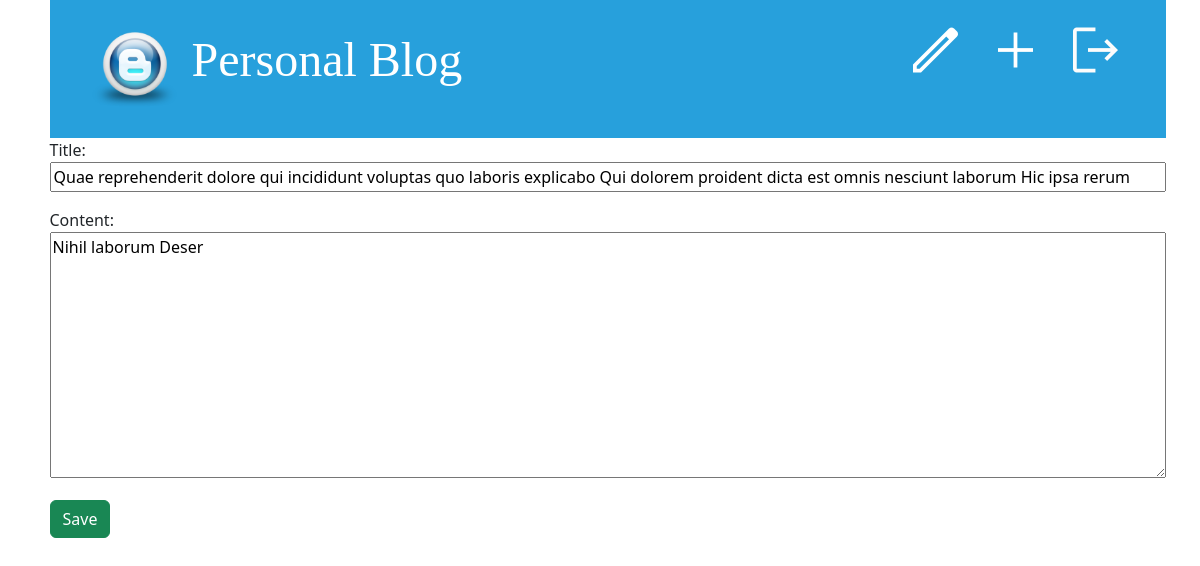
Page /post-update/9/ (signed in) on the committed database.
### blog_app/models.py (models this page shows, shortened)
class Post(models.Model):
    title = models.CharField(max_length=256)
    content = models.TextField()
    author = models.ForeignKey("auth.User", on_delete=models.CASCADE)
    created_at = models.DateTimeField(auto_now_add=True)
    updated_at = models.DateTimeField(auto_now=True)
    published_at = models.DateTimeField(null=True, blank=True)

### blog_app/views.py (the view, shortened to what this page needs)
# urls.py: path("post-update/<int:pk>/", views.PostUpdateView.as_view(), name="post-update"),
class PostUpdateView(LoginRequiredMixin, UpdateView):
    model = Post
    template_name = "post_create.html"
    form_class = PostForm

### blog_app/forms.py
class PostForm(forms.ModelForm):
    class Meta:
        model = Post
        fields = ["title", "content"]

### templates/post_create.html (shortened to what this page needs)
{% extends "base.html" %}
{% block content %}
  <form action="" method="post" class="post-form">
    {{ form.as_p }}
    <button type="submit" class="btn btn-success">Save</button>
  </form>
{% endblock content %}

### static/css/blog.css (style rules this page uses)
body { padding-left: 15px; }
.post-form textarea, .post-form input { width: 100%; }

### rows in the picture
Post: title "Quae reprehenderit dolore qui incididunt voluptas quo laboris explicabo Qui dolorem proident dicta est omnis nesciunt laborum Hic ipsa rerum", content "Nihil laborum Deser"
